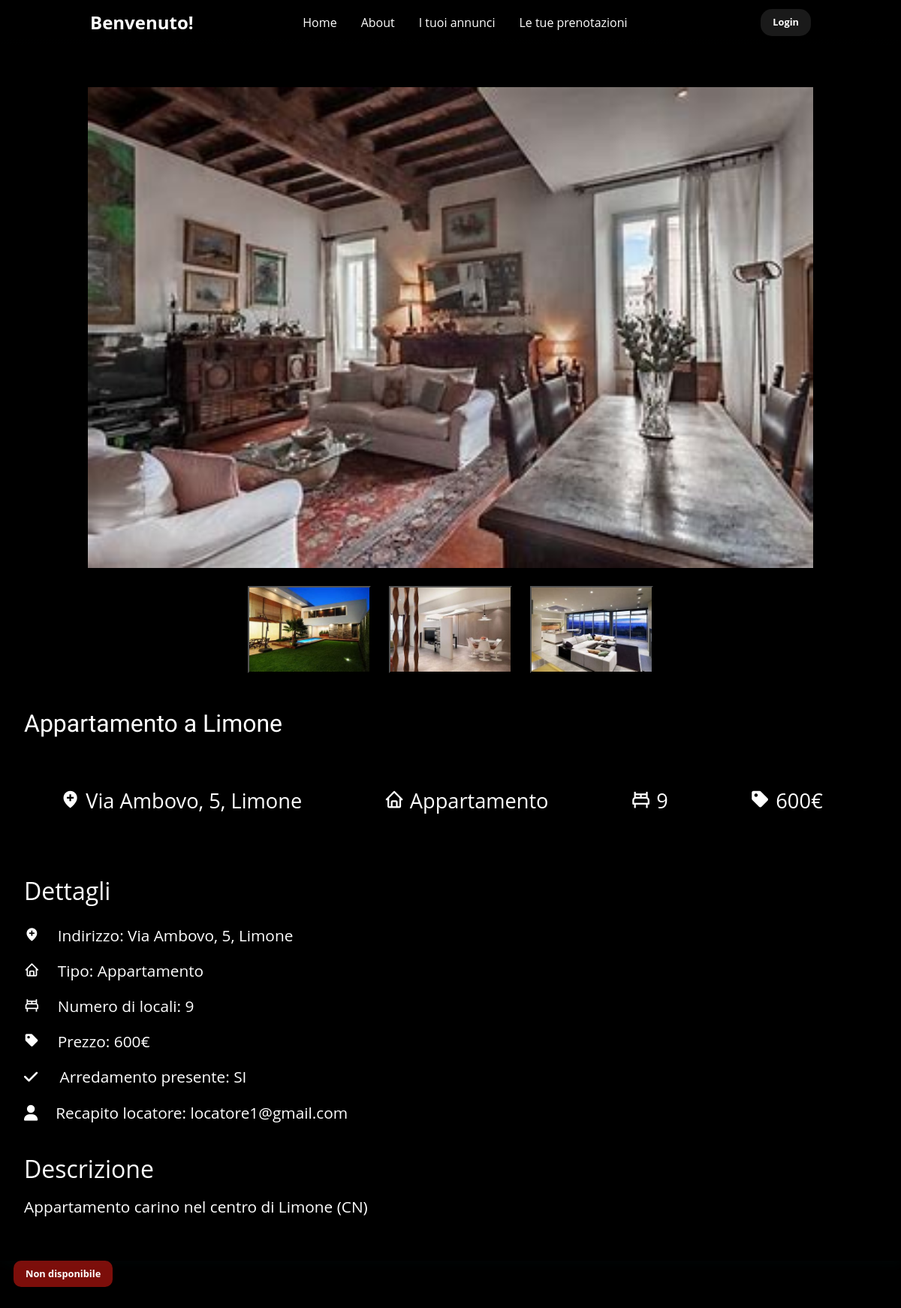
The page /annuncio/2 on the database its author committed.
### tables this page shows
CREATE TABLE "Foto" (
	"FotoID"	INTEGER NOT NULL,
	"PercorsoFoto"	TEXT NOT NULL,
	"IDAnnuncio"	INTEGER NOT NULL,
	"Main"	TEXT NOT NULL,
	PRIMARY KEY("FotoID" AUTOINCREMENT)
);

CREATE TABLE "Annuncio" (
	"AnnuncioID"	INTEGER NOT NULL,
	"Titolo"	TEXT NOT NULL,
	"IndirizzoCasa"	TEXT NOT NULL,
	"TipoCasa"	TEXT NOT NULL,
	"NumeroLocali"	INTEGER NOT NULL,
	"Descrizione"	INTEGER NOT NULL,
	"PrezzoMensile"	INTEGER NOT NULL,
	"Arredata"	TEXT NOT NULL,
	"Disponibile"	TEXT NOT NULL,
	"UserID"	INTEGER NOT NULL,
	PRIMARY KEY("AnnuncioID")
);

CREATE TABLE "Utente" (
	"UserID"	INTEGER NOT NULL,
	"Email"	TEXT NOT NULL UNIQUE,
	"Password"	TEXT NOT NULL,
	"Username"	TEXT NOT NULL,
	"Type"	TEXT NOT NULL,
	PRIMARY KEY("UserID" AUTOINCREMENT)
);

### app.py (the view)
@app.route("/annuncio/<int:id>", methods=['POST', 'GET'])
def show_annuncio(id):
    images = dao_foto.get_foto_from_annuncio(id)
    annuncio = dao_annunci.get_annuncio_from_id(id)
    prenotabile = dao_annunci.is_prenotabile(id)
    annuncio["images"]=dict()
    image_button_clicked = request.form.get('image_button')
    if image_button_clicked is not None:
        for image in images:
            if image["percorsoFoto"] == image_button_clicked:
                image["main"] = "SI"
            else:
                image["main"] = "NO"
    annuncio["images"] = images
    annuncio["userid"] = dao_utenti.get_email_from_id(annuncio["userid"])
    print(annuncio)
    return render_template("annuncio.html", id= id, annuncio=annuncio, prenotabile = prenotabile)

### dao_annunci.py (called while the page is built)
def get_annuncio_from_id(id):
    conn = sqlite3.connect("db/Affitti.db")
    cursor = conn.cursor()
    sql = "SELECT * FROM Annuncio WHERE AnnuncioID = ?"
    annuncio = dict(zip(annuncio_column_names, cursor.execute(sql, (id,)).fetchone()))
    cursor.close()
    cursor.close()
    return annuncio

def is_prenotabile(id):
    prenotabile = True
    annuncio = get_annuncio_from_id(id)
    if not current_user.is_authenticated or len(dao_prenotazioni.get_richieste_non_rifiutate_annuncio_from_utente(id, current_user.id)) != 0 or annuncio["userid"] == current_user.id:
        prenotabile = False
    return prenotabile

### dao_foto.py (called while the page is built)
def get_foto_from_annuncio(id):
    conn = sqlite3.connect("db/Affitti.db")
    cursor = conn.cursor()
    sql = "SELECT FotoID, PercorsoFoto, Main FROM Foto WHERE IDAnnuncio= ?"
    fotopath = cursor.execute(sql, (id,)).fetchall()
    fotopath = [dict(zip(foto_column_names, foto)) for foto in fotopath]
    cursor.close()
    conn.close()
    return fotopath

### dao_utenti.py (called while the page is built)
def get_email_from_id(id):
    conn = sqlite3.connect("db/Affitti.db")
    cursor = conn.cursor()
    sql = "SELECT Email FROM UTENTE WHERE UserID = ?"
    user = cursor.execute(sql, (id,)).fetchone()[0]
    cursor.close()
    conn.close()
    return user

### templates/annuncio.html (shortened to what this page needs)
{% extends "base.html" %}
{% block main %}
    <section class="view-property">
        <div class="details">
            <div class="thumb">
                {% for image in annuncio["images"] %}
                    {% if image.main == "SI" %}
                        <div class="big-image">
                            <img src="{{ url_for("static", filename=image.percorsoFoto) }}" alt="">
                        </div>
                    {% endif %}
                {% endfor %}
                <form method="post" action="{{ url_for('show_annuncio', id=id) }}">
                    <div class="small-images">
                        {% for image in annuncio["images"] %}
                            {% if image.main == "NO" %}
                                <button type="submit" name="image_button" value="{{image.percorsoFoto}}">
                                    <img src="{{ url_for("static", filename= image.percorsoFoto) }}" alt="">
                                </button>
                            {% endif %}
                        {% endfor %}
                    </div>
                </form>
            </div>
            <h3 class="name font-title">{{ annuncio["titolo"] }}</h3>
            <div class="info">
                <p class="location"> <i class='bx bxs-location-plus'><span> Via {{ annuncio["indirizzo"] }}</span></i></p>
                <p class="location">  <i class='bx bx-home'><span> {{ annuncio["tipo"] }}</span></i></p>
                <p class="location">  <i class='bx bx-bed'><span> {{ annuncio["locali"] }}</span></i></p>
                <p class="location">  <i class='bx bxs-purchase-tag'><span> {{ annuncio["prezzo"] }}€</span></i></p>
            </div>
            <h3 class="title">Dettagli</h3>
            <div class="flex">
                <div class="box">
                    <p> <i class='bx bxs-location-plus'></i><span>Indirizzo: Via {{ annuncio["indirizzo"] }}</span></p>
                    <p> <i class='bx bx-home'></i><span>Tipo: {{ annuncio["tipo"] }}</span></p>
                    <p> <i class='bx bx-bed'></i><span>Numero di locali: {{ annuncio["locali"] }}</span></p>
                    <p><i class='bx bxs-purchase-tag'></i><span>Prezzo: {{ annuncio["prezzo"] }}€</span></p>
                    <p><i {% if annuncio["arredata"] == 'SI' %} class="fa-solid fa-check"{% else %} class="fa-solid fa-x" {% endif %}></i><span> Arredamento presente: {{ annuncio["arredata"] }}</span></p>
                    <p><i class="fa-solid fa-user"></i><span>Recapito locatore: {{ annuncio["userid"] }}</span></p>
                </div>
            </div>
            <h3 class="title">Descrizione</h3>
            <p class="description">{{ annuncio["desc"] }}</p>
        </div>
    </section>
    <div class="prenota-div h-25 mt-0">
            <form method="POST" action="{{ url_for("prenota", id = id)}}" >
                <button type="submit"  {% if prenotabile == true %} class="prenota-btn action_btn a-nav" {% else %} class = "prenota-btn-disabled" disabled {% endif   %}>{% if prenotabile == true %}Prenota visita {% else %} Non disponibile {% endif %}</button>
            </form>
    </div>
{% endblock %}

### static/CSS/style.css (style rules this page uses)
* { margin: 0; padding: 0; box-sizing: border-box; background-repeat: no-repeat; font-family: "Open Sans", sans-serif; }
body { height: 100vh; background-image: url("https://th.bing.com/th/id/R.c825bde15797079dba1ecc32ad819491?rik=GJCpZlqyUBaOEA&pid=ImgRaw&r=0"); background-position: center; background-repeat: no-repeat; background-size: cover; background-color: black; margin: 0; }
.font-title { font-family: 'Brush Script', cursive; }
.view-property .details { box-shadow: 2px 2px 18px rgb(14 52 54 / 15%); padding: 2rem; }
.view-property .details .thumb { padding: 1.5rem; border-radius: 1.5rem; margin-bottom: 1.5rem; }
.view-property .details .thumb .big-image img { height: 40rem; width: 100%; object-fit: contain; }
.view-property .details .thumb .small-images { display: flex; justify-content: center; gap: 1.5rem; padding-top: 1.5rem; }
.view-property .details .thumb .small-images img { height: 7rem; width: 10rem; object-fit: cover; cursor: pointer; transition: .2s linear; }
.view-property .details .name { font-size: 2rem; text-overflow: ellipsis; overflow-x: hidden; color: white; }
.view-property .details .location { padding: 1rem 0; font-size: 1.6rem; color: beige; }
.view-property .details .location i { margin-right: 1rem; }
.view-property .details .info { display: flex; padding: 1.5rem; margin: 1.5rem; justify-content: space-between; align-items: center; flex-wrap: wrap; gap: 2rem; }
.view-property .details .info p { font-size: 1.7rem; }
.view-property .details .info p span, .view-property .details .info p a { color: white; }
.view-property .details .info p i { margin-right: 1.5rem; color: white; }
.view-property .details .title { font-size: 2rem; color: white; border-bottom: .5rem; }
.view-property .details .flex { margin: 1.5rem 0; display: flex; justify-content: space-between; }
.view-property .details .flex .box p { font-size: 1.3rem; color: white; }
.view-property .details .flex .box i { color: white; margin-right: 1.5rem; }
.view-property .details .description { padding: .5rem 0; margin-top: .5rem; font-size: 1.3rem; color: white; line-height: 1.5; }
.prenota-div { display: flex; position: relative; margin-left: 1.5%; }
.prenota-btn-disabled { top: 50%; color: #fff; background-color: rgba(248, 28, 21, 0.5); padding: 0.5rem 1rem; border: none; outline: none; border-radius: 10px; font-size: 0.8rem; font-weight: bold; cursor: pointer; transition: scale 0.5s; white-space: nowrap; }

### rows shown on the page
Foto: PercorsoFoto (picture)
Foto: PercorsoFoto (picture)
Foto: PercorsoFoto (picture)
Foto: PercorsoFoto (picture)
Annuncio: titolo "Appartamento a Limone", indirizzo "Ambovo, 5, Limone", tipo "Appartamento", prezzo "600", arredata "SI", desc "Appartamento carino nel centro di Limone (CN)"
Utente: userid "locatore1@gmail.com"

### other values the page prints
{{ annuncio["locali"] }} "9"
